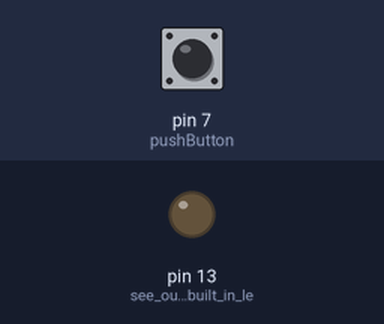
Recording of a sketch running on a simulated Arduino Uno, built with avr-gcc and run on an emulated ATmega328P. Shown: output pins drawn as LEDs (lit = HIGH). The test bench sets the inputs (shaded band); at power-on: pin 7 (pushButton) LOW. What the sketch prints to the serial monitor is not drawn.

Above: at 1.2 s.
1.3 s: pin 7 (pushButton) pulled HIGH for 0.15 s
At 1.37 s:
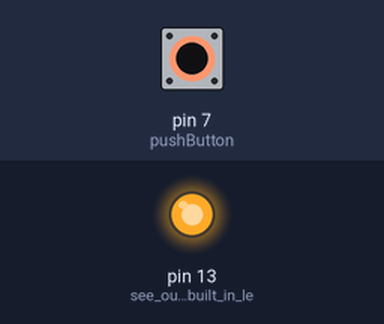
2.9 s: pin 7 (pushButton) pulled HIGH for 3.2 s
At 7.2 s:
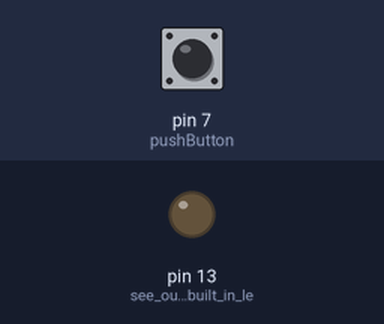
Timing chart, 0 to 8.7 s (numbered marks = the images above; inputs shaded):
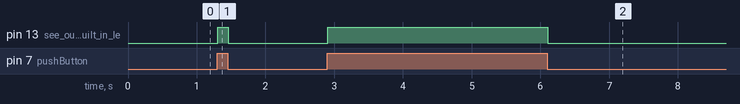

The sketch:

led_pushbutton_serial.ino
```cpp
/*----------------------------------------------------------------------------
 * Author: Eshwar jorvekar
 * Created on 16 June, 2017
 * Description: Digital Read with Button and view on serial monitor
 *----------------------------------------------------------------------------*/


int pushButton =7; //digital pin 7 has a push button attached to it. Give it an name

void setup() {

  Serial.begin(9600); //initialize serial comm. at 9600 bits per second
  pinMode(LED_BUILTIN,OUTPUT); // see output at built in led
  pinMode(pushButton, INPUT); //make the push button's pin as input
}

void loop() {

int buttonState = digitalRead(pushButton); //read the input pin

Serial.println(buttonState); //print out the state of the button

if(buttonState)
{
  digitalWrite(LED_BUILTIN,HIGH);
  delay(1); //delay in between reads for stability
}
else
{
  digitalWrite(LED_BUILTIN,LOW);
  delay(1); //delay in between reads for stability
}
}
```

Measured:
- after the input at 1.3 s, pin 13 (see_output_at_built_in_le): LOW → HIGH at once, → LOW 0.15 s later
- after the input at 2.9 s, pin 13 (see_output_at_built_in_le): LOW → HIGH at once, → LOW 3.2 s later
